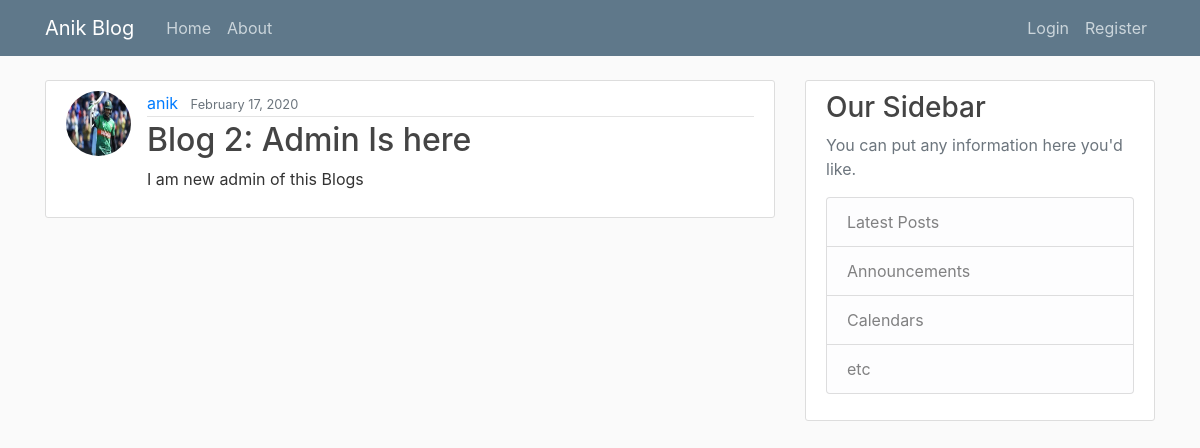
Screenshot of /post/2 with the database file from the repository.
### blog/models.py (models this page shows, shortened)
class Post(models.Model):
    title =models.CharField(max_length=100)
    content= models.TextField()
    data_posted= models.DateTimeField(default=timezone.now)
    author = models.ForeignKey(User, on_delete=models.CASCADE)

### users/models.py (models this page shows, shortened)
class Profile(models.Model):
    user=models.OneToOneField(User, on_delete=models.CASCADE)
    image=models.ImageField(default='default.jpg',upload_to='profile_pics')

### blog/views.py (the view)
# urls.py: path('post/<int:pk>', PostDetailListView.as_view(), name='post-detail'),
class PostDetailListView(DetailView):
    model = Post
    template_name = 'blogs/post_view.html'

### blog/templates/blogs/post_view.html
{% extends "blogs/base.html" %}
{% block content %}
        <article class="media content-section">
        <img class="rounded-circle article-img" src="{{ object.author.profile.image.url }}">
          <div class="media-body">
            <div class="article-metadata">
              <a class="mr-2" href="#">{{ object.author }}</a>
              <small class="text-muted">{{ object.data_posted | date:"F d, Y" }}</small>
            </div>
            <h2 class="article-title">{{ object.title }}</h2>
            <p class="article-content">{{ object.content }}</p>
          </div>
        </article>
{% endblock content %}

### blog/static/blogs/main.css (style rules this page uses)
body { background: #fafafa; color: #333333; margin-top: 5rem; }
h1, h2, h3, h4, h5, h6 { color: #444444; }
.content-section { background: #ffffff; padding: 10px 20px; border: 1px solid #dddddd; border-radius: 3px; margin-bottom: 20px; }
.article-title { color: #444444; }
.article-content { white-space: pre-line; }
.article-img { height: 65px; width: 65px; margin-right: 16px; }
.article-metadata { padding-bottom: 1px; margin-bottom: 4px; border-bottom: 1px solid #e3e3e3 }

### rows the page displays
Post: author.profile.image (picture), author "anik", data_posted "February 17, 2020", title "Blog 2: Admin Is here", content "I am new admin of this Blogs"
